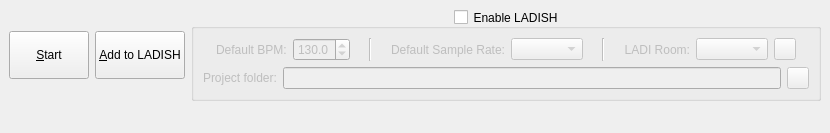
<?xml version="1.0" encoding="UTF-8"?>
<ui version="4.0">
 <class>ClaudiaLauncherApp</class>
 <widget class="QMainWindow" name="ClaudiaLauncherApp">
  <property name="geometry">
   <rect>
    <x>0</x>
    <y>0</y>
    <width>830</width>
    <height>133</height>
   </rect>
  </property>
  <property name="windowTitle">
   <string>Claudia Launcher</string>
  </property>
  <widget class="QWidget" name="centralwidget">
   <layout class="QVBoxLayout" name="verticalLayout_12">
    <item>
     <layout class="QHBoxLayout" name="horizontalLayout_3">
      <item>
       <widget class="QPushButton" name="b_start">
        <property name="minimumSize">
         <size>
          <width>0</width>
          <height>48</height>
         </size>
        </property>
        <property name="text">
         <string>&amp;Start</string>
        </property>
        <property name="icon">
         <iconset resource="../icons/icons.qrc">
          <normaloff>:/16x16/arrow-right.png</normaloff>:/16x16/arrow-right.png</iconset>
        </property>
       </widget>
      </item>
      <item>
       <widget class="QPushButton" name="b_add">
        <property name="minimumSize">
         <size>
          <width>0</width>
          <height>48</height>
         </size>
        </property>
        <property name="text">
         <string>&amp;Add to LADISH</string>
        </property>
        <property name="icon">
         <iconset resource="../icons/icons.qrc">
          <normaloff>:/16x16/list-add.png</normaloff>:/16x16/list-add.png</iconset>
        </property>
       </widget>
      </item>
      <item>
       <widget class="QGroupBox" name="groupLADISH">
        <property name="title">
         <string>Enable LADISH</string>
        </property>
        <property name="alignment">
         <set>Qt::AlignCenter</set>
        </property>
        <property name="checkable">
         <bool>true</bool>
        </property>
        <property name="checked">
         <bool>false</bool>
        </property>
        <layout class="QVBoxLayout" name="verticalLayout_24">
         <item>
          <layout class="QHBoxLayout" name="horizontalLayout">
           <item>
            <spacer name="horizontalSpacer_2">
             <property name="orientation">
              <enum>Qt::Horizontal</enum>
             </property>
             <property name="sizeHint" stdset="0">
              <size>
               <width>40</width>
               <height>20</height>
              </size>
             </property>
            </spacer>
           </item>
           <item>
            <widget class="QLabel" name="label">
             <property name="text">
              <string>Default BPM:</string>
             </property>
            </widget>
           </item>
           <item>
            <widget class="QDoubleSpinBox" name="sb_bpm">
             <property name="decimals">
              <number>1</number>
             </property>
             <property name="maximum">
              <double>999.000000000000000</double>
             </property>
             <property name="value">
              <double>130.000000000000000</double>
             </property>
            </widget>
           </item>
           <item>
            <spacer name="horizontalSpacer_3">
             <property name="orientation">
              <enum>Qt::Horizontal</enum>
             </property>
             <property name="sizeHint" stdset="0">
              <size>
               <width>40</width>
               <height>20</height>
              </size>
             </property>
            </spacer>
           </item>
           <item>
            <widget class="Line" name="line_3">
             <property name="orientation">
              <enum>Qt::Vertical</enum>
             </property>
            </widget>
           </item>
           <item>
            <spacer name="horizontalSpacer_4">
             <property name="orientation">
              <enum>Qt::Horizontal</enum>
             </property>
             <property name="sizeHint" stdset="0">
              <size>
               <width>40</width>
               <height>20</height>
              </size>
             </property>
            </spacer>
           </item>
           <item>
            <widget class="QLabel" name="label_25">
             <property name="text">
              <string>Default Sample Rate:</string>
             </property>
             <property name="alignment">
              <set>Qt::AlignRight|Qt::AlignTrailing|Qt::AlignVCenter</set>
             </property>
            </widget>
           </item>
           <item>
            <widget class="QComboBox" name="co_sample_rate"/>
           </item>
           <item>
            <spacer name="horizontalSpacer">
             <property name="orientation">
              <enum>Qt::Horizontal</enum>
             </property>
             <property name="sizeHint" stdset="0">
              <size>
               <width>40</width>
               <height>20</height>
              </size>
             </property>
            </spacer>
           </item>
           <item>
            <widget class="Line" name="line_12">
             <property name="orientation">
              <enum>Qt::Vertical</enum>
             </property>
            </widget>
           </item>
           <item>
            <spacer name="horizontalSpacer_5">
             <property name="orientation">
              <enum>Qt::Horizontal</enum>
             </property>
             <property name="sizeHint" stdset="0">
              <size>
               <width>40</width>
               <height>20</height>
              </size>
             </property>
            </spacer>
           </item>
           <item>
            <widget class="QLabel" name="label_4">
             <property name="text">
              <string>LADI Room:</string>
             </property>
             <property name="alignment">
              <set>Qt::AlignRight|Qt::AlignTrailing|Qt::AlignVCenter</set>
             </property>
            </widget>
           </item>
           <item>
            <widget class="QComboBox" name="co_ladi_room"/>
           </item>
           <item>
            <widget class="QPushButton" name="b_refresh">
             <property name="maximumSize">
              <size>
               <width>22</width>
               <height>16777215</height>
              </size>
             </property>
             <property name="text">
              <string/>
             </property>
            </widget>
           </item>
           <item>
            <spacer name="horizontalSpacer_6">
             <property name="orientation">
              <enum>Qt::Horizontal</enum>
             </property>
             <property name="sizeHint" stdset="0">
              <size>
               <width>40</width>
               <height>20</height>
              </size>
             </property>
            </spacer>
           </item>
          </layout>
         </item>
         <item>
          <layout class="QHBoxLayout" name="horizontalLayout_2">
           <item>
            <widget class="QLabel" name="label_10">
             <property name="text">
              <string>Project folder:</string>
             </property>
            </widget>
           </item>
           <item>
            <widget class="QLineEdit" name="le_url"/>
           </item>
           <item>
            <widget class="QPushButton" name="b_open">
             <property name="maximumSize">
              <size>
               <width>22</width>
               <height>16777215</height>
              </size>
             </property>
             <property name="text">
              <string/>
             </property>
            </widget>
           </item>
          </layout>
         </item>
        </layout>
       </widget>
      </item>
     </layout>
    </item>
    <item>
     <widget class="ClaudiaLauncher" name="launcher" native="true"/>
    </item>
   </layout>
  </widget>
  <action name="action_Close">
   <property name="text">
    <string>&amp;Close</string>
   </property>
  </action>
  <action name="action_About">
   <property name="text">
    <string>&amp;About</string>
   </property>
  </action>
 </widget>
 <customwidgets>
  <customwidget>
   <class>ClaudiaLauncher</class>
   <extends>QWidget</extends>
   <header>claudia_launcher.h</header>
   <container>1</container>
  </customwidget>
 </customwidgets>
 <resources>
  <include location="../icons/icons.qrc"/>
 </resources>
 <connections/>
</ui>
